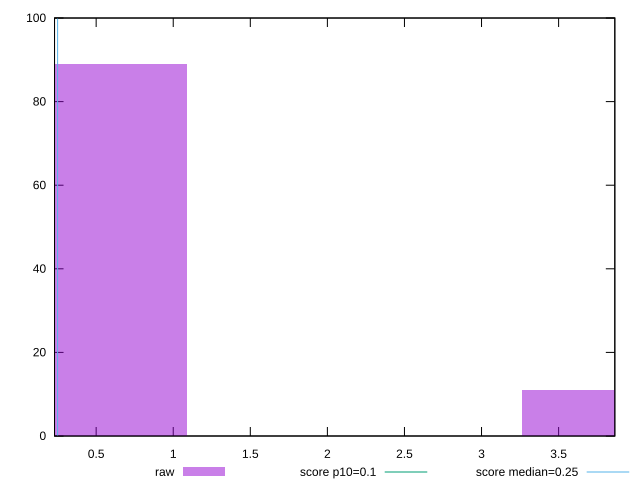

Write gnuplot code to recreate this figure.
reset

$raw <<EOF
0 89
4.351529002109783 11
EOF

set key outside below
set boxwidth 2.1757645010548914
set xrange [0.23000520833333332:3.864670138888889]
set yrange [0:100]
set trange [0:100]
set style fill transparent solid 0.5 noborder

set parametric
set terminal svg size 640, 490 enhanced background rgb 'white'
set output "report_00019_2021-02-10T18-14-37.922Z//cumulative-layout-shift/samples/pages+cached+noadtech+nomedia+nocss/raw/histogram.svg"

plot $raw title "raw" with boxes, \
     0.1,t title "score p10=0.1", \
     0.25,t title "score median=0.25"

reset
